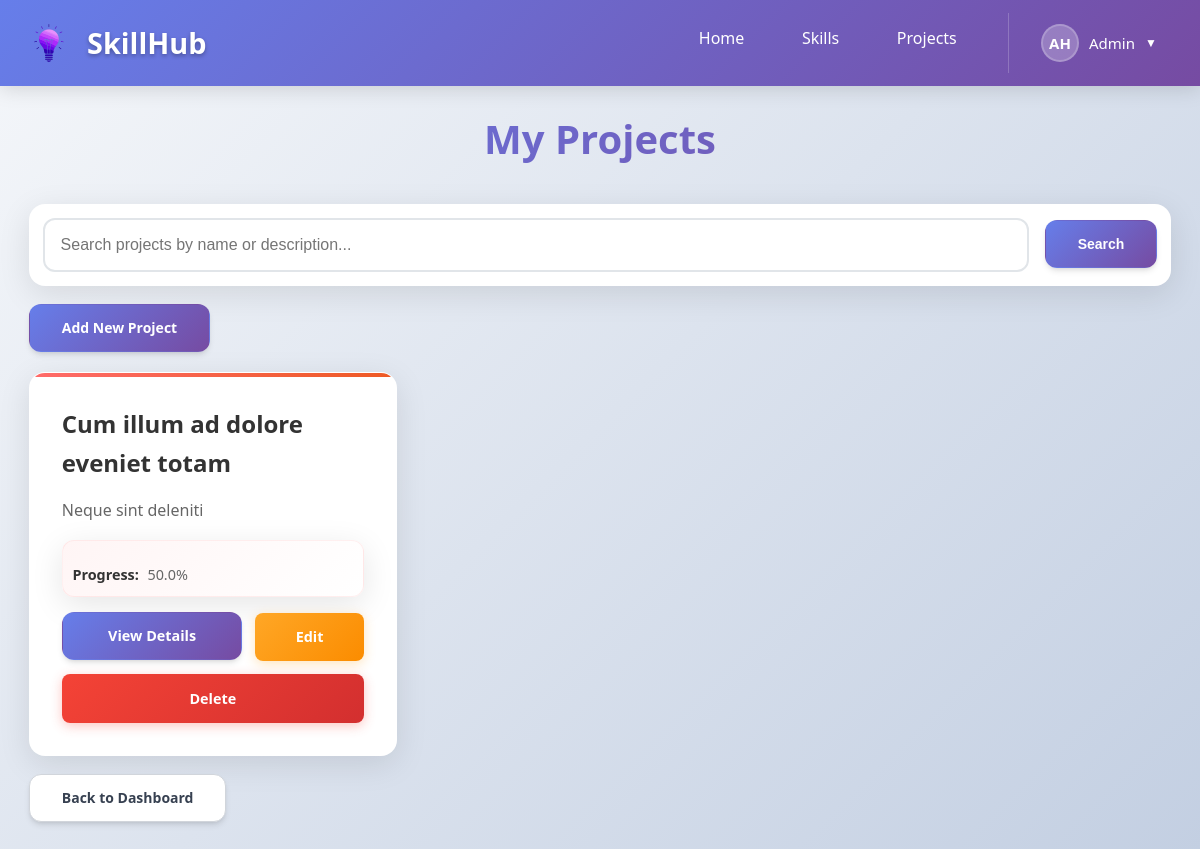
Page /projects/ (signed in) on the committed database.
### main_app/models.py (models this page shows, shortened)
class Project(models.Model):
      title = models.CharField(max_length=255)
      description = models.TextField(blank=True, null=True)
      progress = models.FloatField(default=0.0)
      user = models.ForeignKey(User, on_delete=models.CASCADE)
      def calculate_progress(self):
        tasks = self.task_set.all()
        if tasks.count() == 0:
            return 0.0
        completed_tasks = tasks.filter(is_completed=True).count()
        return round((completed_tasks / tasks.count()) * 100, 1)
      def save(self, *args, **kwargs):
        update_progress = kwargs.pop('update_progress', False)
        if not update_progress:
          super().save(*args, **kwargs)
          self.progress = self.calculate_progress()
          super().save(update_fields=['progress'])
        else:
          super().save(*args, **kwargs)

### main_app/views.py (the view)
# urls.py: path('projects/', views.projects_list, name='projects_list'),
def projects_list(request):
      if request.user.is_authenticated:
            projects = Project.objects.filter(user=request.user)
            search_query = request.GET.get('search', '')
            if search_query:
                projects = projects.filter(
                    models.Q(title__icontains=search_query) |
                    models.Q(description__icontains=search_query)
                )
            for project in projects:
                  project.save()
            context = {
              'projects': projects,
              'search_query': search_query,
            }
            return render(request, 'main_app/projects_list.html', {'projects': projects})
      else:
            return redirect('main_app:login')

### main_app/templates/main_app/projects_list.html (shortened to what this page needs)
{% extends 'main_app/base.html' %}
{% block content %}
<div class="list-container">
  <div class="list-header">
    <h2>My Projects</h2>
  </div>
  <div class="search-section">
      <form method="get" class="search-form">
          <div class="search-inputs">
              <input type="text" name="search" placeholder="Search projects by name or description..." value="{{ request.GET.search }}" class="search-input">
              <button type="submit" class="btn-primary">Search</button>
          </div>
      </form>
  </div>
  {% if projects %}
    <a href="{% url 'main_app:project_create' %}" class="btn-primary">Add New Project</a>
    <div class="projects-grid">
      {% for project in projects %}
        <div class="project-card">
          <h3>{{ project.title }}</h3>
            <p>{{ project.description | truncatewords:20 }}</p>
            <div class="progress-section">
                <p><strong>Progress:</strong> {{ project.progress }}%</p>
              </div>
              <div class="project-actions">
              <a href="{% url 'main_app:project_detail' project.id %}" class="btn-primary">View Details</a>
              <a href="{% url 'main_app:project_edit' project.id %}" class="btn-edit">Edit</a>
              <a href="{% url 'main_app:project_delete' project.id %}" class="btn-delete">Delete</a>
            </div>
        </div>
      {% endfor %}
      </div>
{% endif %}
<a href="{% url 'main_app:home' %}" class="btn-secondary">Back to Dashboard</a>
</div>
{% endblock %}

### main_app/templates/main_app/base.html (shortened to what this page needs)
{% load static %}
<!DOCTYPE html>
  <html lang="en">
  <head>
      <link rel="stylesheet" href="{% static 'css/base.css' %}">
  </head>
  <body>
      <nav>
          <a href="{% url 'main_app:home' %}" class="nav-brand">
            <img src="{% static 'images/logo.png' %}" alt="SkillHub" class="logo">
            <h1>SkillHub</h1>
          </a>
          <div class="nav-menu" id="navMenu">
              <ul>
                    <li><a href="/" class="nav-link">Home</a></li>
                    {%if user.is_authenticated %}
                        <li><a href="{% url 'main_app:skills_list' %}" class="nav-link">Skills</a></li>
                        <li><a href="{% url 'main_app:projects_list' %}" class="nav-link">Projects</a></li>
                        <li class="profile-dropdown">
                            <div class="profile-trigger">
                                <div class="profile-avatar">
                                    {% if user.first_name %}
                                        {{ user.first_name.0 }}{{ user.last_name.0 }}
                                    {% else %}
                                        {{ user.username.0 }}
                                    {% endif %}
                                </div>
                                <span class="profile-name">
                                    {% if user.first_name %}
                                        {{ user.first_name }}
                                    {% else %}
                                        {{ user.username }}
                                    {% endif %}
                                </span>
                                <span class="dropdown-arrow">▼</span>
                            </div>
                        </li>
                    {% else %}
                        <li><a href="{% url 'main_app:login' %}" class="nav-link">Login</a></li>
                        <li><a href="{% url 'main_app:signup' %}" class="nav-link">Sign Up</a></li>
                    {% endif %}
              </ul>
          </div>
      </nav>
      <main>
          {% block content %}
          {% endblock %}
      </main>
  </body>
  </html>

### rows in the picture
Project: title "Cum illum ad dolore eveniet totam", description "Neque sint deleniti", progress "50.0"

### other values in the picture
{{ user.first_name.0 }} "A"
{{ user.last_name.0 }} "H"
{{ user.first_name }} "Admin"
